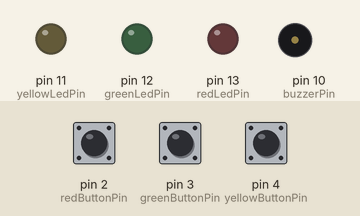
Simulated run of this sketch. Board: Arduino Uno, built with avr-gcc and run on an emulated ATmega328P. Parts: output pins drawn as LEDs (lit = HIGH), buzzer (waves = sounding). The test bench sets the inputs (shaded band); at power-on: pin 2 (redButtonPin) LOW, pin 3 (greenButtonPin) LOW, pin 4 (yellowButtonPin) LOW.

Above: at 1.2 s.
1.3 s: pin 2 (redButtonPin) pulled HIGH for 0.15 s
At 1.39 s:
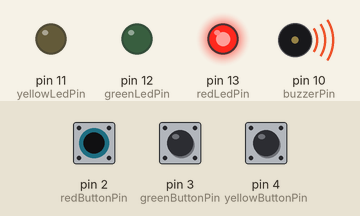
3.0 s: pin 3 (greenButtonPin) pulled HIGH for 0.15 s
At 3.09 s:
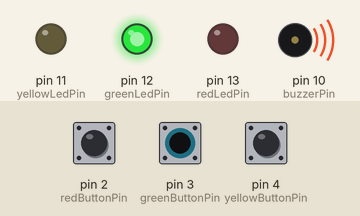
4.6 s: pin 4 (yellowButtonPin) pulled HIGH for 0.15 s
At 4.69 s:
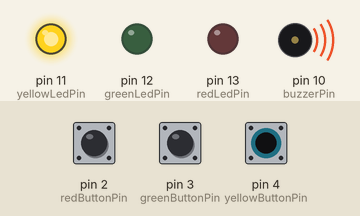
6.2 s: pin 4 (yellowButtonPin) pulled HIGH for 3.2 s
At 10.6 s:
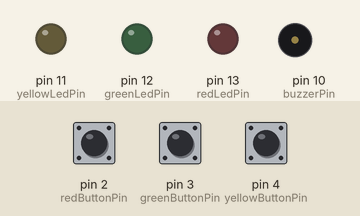
10.9 s: pin 2 (redButtonPin) pulled HIGH for 1 s
At 11.7 s:
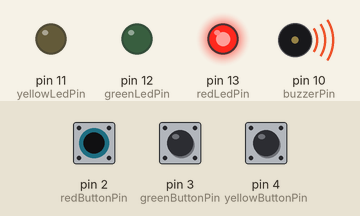
13.4 s: pin 2 (redButtonPin) pulled HIGH for 3.2 s
At 17.5 s:
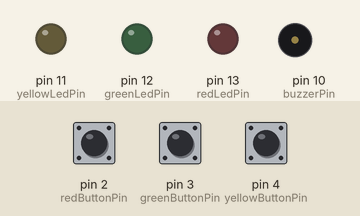
Timing chart, 0 to 19.0 s (numbered marks = the images above; inputs shaded):
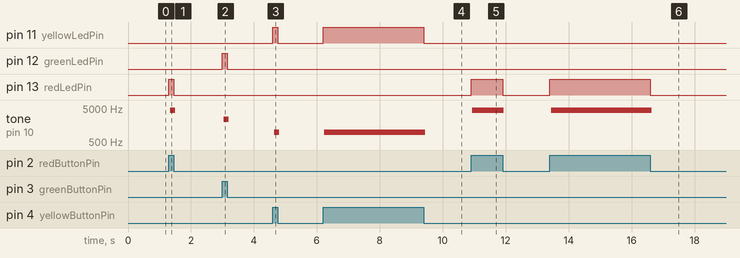

The sketch:

pushButtonThreeLedBuzzer.ino
```cpp
const int redButtonPin = 2;
const int greenButtonPin = 3;
const int yellowButtonPin = 4;

const int redLedPin = 13;
const int greenLedPin = 12;
const int yellowLedPin = 11;

const int buzzerPin = 10;

int redButtonState = 0;
int greenButtonState = 0;
int yellowButtonState = 0;
int buzzerTone = 0;

void setup() {
  pinMode(redLedPin, OUTPUT);
  pinMode(greenLedPin, OUTPUT);
  pinMode(yellowLedPin, OUTPUT);

  pinMode(redButtonPin, INPUT);
  pinMode(yellowButtonPin, INPUT);
  pinMode(greenButtonPin, INPUT);

  pinMode(buzzerPin, OUTPUT);
}

void loop() {
  redButtonState = digitalRead(redButtonPin);
  greenButtonState = digitalRead(greenButtonPin);
  yellowButtonState = digitalRead(yellowButtonPin);

  buzzerTone = 0;

  if(redButtonState == HIGH) {
    digitalWrite(redLedPin, HIGH);
    buzzerTone += 100;
  }
  else {
    digitalWrite(redLedPin, LOW);
    //buzzerTone -= 100;
  }

  if(greenButtonState == HIGH) {
    digitalWrite(greenLedPin, HIGH);
    buzzerTone += 200;
  }
  else {
    digitalWrite(greenLedPin, LOW);
    //buzzerTone -= 200;
  }

  if(yellowButtonState == HIGH) {
    digitalWrite(yellowLedPin, HIGH);
    buzzerTone += 500;
  }
  else {
    digitalWrite(yellowLedPin, LOW);
    //buzzerTone -= 500;
  }

  if(buzzerTone > 0) {
    digitalWrite(buzzerPin, HIGH);
    delayMicroseconds(buzzerTone);
    digitalWrite(buzzerPin, LOW);
    delayMicroseconds(buzzerTone);
  } else {
    digitalWrite(buzzerPin, LOW);
  }
}
```

Measured:
- after the input at 1.3 s, pin 13 (redLedPin): LOW → HIGH at once, → LOW 0.15 s later; tone on pin 10 (buzzerPin): silent → 4240 Hz at once, → silent 0.16 s later
- after the input at 3.0 s, pin 12 (greenLedPin): LOW → HIGH at once, → LOW 0.15 s later; tone on pin 10 (buzzerPin): silent → 2295 Hz at once, → silent 0.16 s later
- after the input at 4.6 s, pin 11 (yellowLedPin): LOW → HIGH at once, → LOW 0.15 s later; tone on pin 10 (buzzerPin): silent → 966 Hz at once, → silent 0.16 s later
- after the input at 6.2 s, pin 11 (yellowLedPin): LOW → HIGH at once, → LOW 3.2 s later; tone on pin 10 (buzzerPin): silent → 966 Hz at once, → silent 3.2 s later
- after the input at 10.9 s, pin 13 (redLedPin): LOW → HIGH at once, → LOW 1.0 s later; tone on pin 10 (buzzerPin): silent → 4240 Hz at once, → silent 1.0 s later
- after the input at 13.4 s, pin 13 (redLedPin): LOW → HIGH at once, → LOW 3.2 s later; tone on pin 10 (buzzerPin): silent → 4240 Hz at once, → silent 3.2 s later
